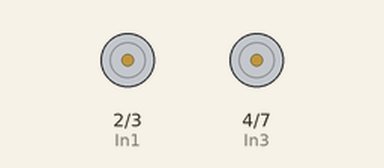
A sketch run on a simulated Arduino Uno, built with avr-gcc and run on an emulated ATmega328P. Parts: motor-driver pin pairs drawn as motors (green arrow = first pin HIGH = forward, orange = second pin HIGH = backward, longer = more drive, scaled by the enable pin).

Above: at 0.1 s.
At 2.1 s:
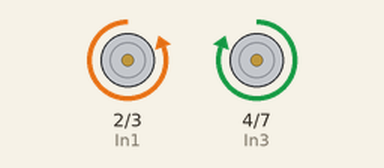
At 8.1 s:
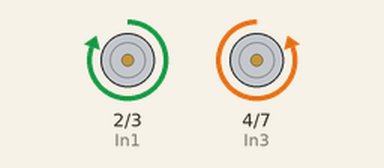
Timing chart, 0 to 10.5 s (numbered marks = the images above):
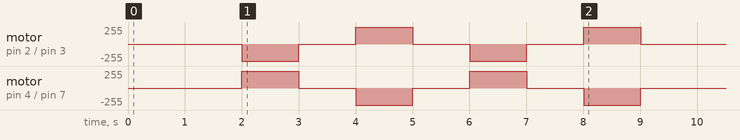

Measured:
- by itself, motor on pin 2 (In1) / pin 3 (In2): stopped → backward 255/255 at 2.0 s, → stopped 1.0 s later, → forward 255/255 1.0 s later, → stopped 1.0 s later, … (8 changes in this stretch)
- by itself, motor on pin 4 (In3) / pin 7 (In4): stopped → forward 255/255 at 2.0 s, → stopped 1.0 s later, → backward 255/255 1.0 s later, → stopped 1.0 s later, … (8 changes in this stretch)

The sketch:

prg2.ino
```cpp
#define In1 2
#define In2 3
#define In3 4
#define In4 7
#define EnA 5 // Moteur droit
#define EnB 6 // Moteur gauche

unsigned long int t0;     // Variable de temps afin de rempalcer le delay de manière non blocant.

void setup() {
    pinMode(In1, OUTPUT); // Tous les transistors de notre pont en H
    pinMode(In2, OUTPUT); // sont des transistors de sorties.
    pinMode(In3, OUTPUT); // Ont les définit donc comme tel dans notre programme;
    pinMode(In4, OUTPUT);
    pinMode(EnA, OUTPUT); // EnA et EnB sont nos pins générant notre PWM
    pinMode(EnB, OUTPUT); // afin de faire varier la vitesse des moteurs.
}

void loop() {
    static bool seDeplace = 0;                    // Booléen indiquant si oui ou non on restera à l'arrêt lors du passage dans la boucle.
    static bool sens = 0;                      // Booléen indiquant si le robot doit avancer ou reculer lors du passage dans la boucle.
    static int counter = 0;                    // Compteur du nombre de séquences effectués.
    if (millis() - t0 > 1000 && counter <=4) { // Ici, la fonction millis() - t0 nous permet d'avoir notre delay non bloquant de 1s.
                                               // On vérifie aussi par la même occasion le nombre de séquences effectués (On doit en faire 4)
      t0 = millis();                           // Reset du compteur de millisecondes permettant notre delay non bloquant.
        if (seDeplace) {                          // Si le booléen est à 1, alors on doit se déplacer.
            analogWrite(EnA, 255);             // Paramétrage de la vitesse du moteur droit à 100%.
            analogWrite(EnB, 255);             // Paramétrage de la vitesse du moteur gauche à 100%.
        } else {
            analogWrite(EnA, LOW);             // Sinon, si seDeplace est à 0 celà signifie que l'on doit s'arrêter lors de cette séquence.
            analogWrite(EnB, LOW);
            counter++;                         // On incrémente notre compeur signifiant que l'on a effectué une séquence.
        }
        if (sens && seDeplace) {                  // Si seDeplace est à 1 alors on doit faire bouger le robot, et si sens est à 1
            digitalWrite(In2, LOW);            // on déplace le robot en marche avant.
            digitalWrite(In1, HIGH);           // On paramètre le pont en H afin que les deux moteurs soient
            digitalWrite(In3, LOW);            // configurés de manière à avancer.
            digitalWrite(In4, HIGH);
            sens = !sens;                      // On inverse le sens de déplacement du robot pour la prochaine boucle.
        } else if (seDeplace) {                   // Sinon si seDeplace est à 1 mais que sens est à 0, alors le robot doit reculer.
            digitalWrite(In2, HIGH);           // On paramètre donc le pont en H afin que les deux moteurs soient
            digitalWrite(In1, LOW);            // configurés de manière à reculer.
            digitalWrite(In3, HIGH);
            digitalWrite(In4, LOW);
            sens = !sens;                      // On inverse le sens du déplacement du robot pour la prochaine boucle
        }
        seDeplace = !seDeplace;                      // On inverse le booléen seDeplace. Celà signifie que si lors du passage dans la boucle
                                               // le robot s'est déplacé, alors dans le prochain passage de boucle le robot sera dans
                                               // sa phase d'arrêt de 1seconde.
    }
}
```
